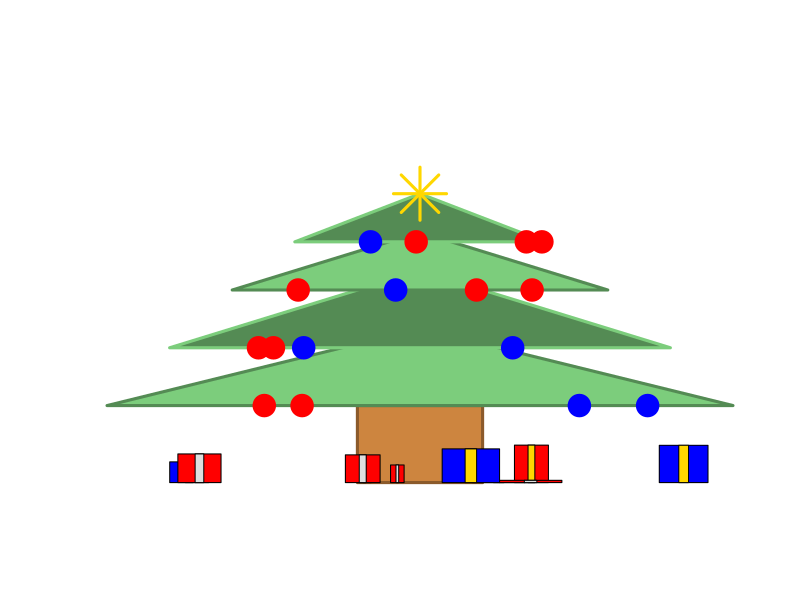

Write the R code that produced this figure.
## ---- chunk 1
plot(1:10,1:10,xlim=c(-5,5),ylim=c(0,10),type="n",xlab="", ylab="",xaxt="n",yaxt="n", frame.plot = FALSE)


rect(-1,0,1,2,col="tan3",border="tan4",lwd=3)
polygon(c(-5,0,5),c(2,4,2),col="palegreen3",border="palegreen4",lwd=3)
polygon(c(-4,0,4),c(3.5,5.5,3.5),col="palegreen4",border="palegreen3",lwd=3)
polygon(c(-3,0,3),c(5,6.5,5),col="palegreen3",border="palegreen4",lwd=3)
polygon(c(-2,0,2),c(6.25,7.5,6.25),col="palegreen4",border="palegreen3",lwd=3)


points(x=runif(4,-5,5),y=rep(2,4),col=sample(c("blue","red"),size=4,replace=T),cex=3,pch=19)
points(x=runif(4,-4,4),y=rep(3.5,4),col=sample(c("blue","red"),size=4,replace=T),cex=3,pch=19)
points(x=runif(4,-3,3),y=rep(5,4),col=sample(c("blue","red"),size=4,replace=T),cex=3,pch=19)
points(x=runif(4,-2,2),y=rep(6.25,4),col=sample(c("blue","red"),size=4,replace=T),cex=3,pch=19)
points(0,7.5,pch=8,cex=5,col="gold",lwd=3)


xPres = runif(10,-4.5,4.5)
xWidth = runif(10,0.1,0.5)
xHeight=runif(10,0,1)
for(i in 1:10){
  rect(xPres[i]-xWidth[i],0,xPres[i]+xWidth[i],xHeight[i],col=sample(c("blue","red"),size=1))
  rect(xPres[i]-0.2*xWidth[i],0,xPres[i]+0.2*xWidth[i],xHeight[i],col=sample(c("gold","grey87"),size=1))
}
